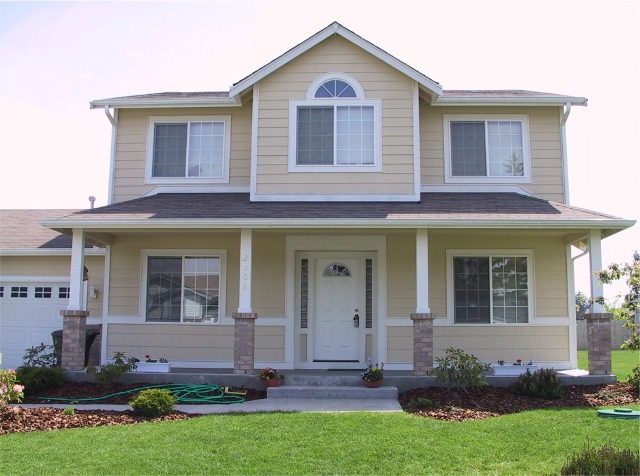
#> input picture Computer Vision/clab-2/Task1/Harris_3.jpg, 640 x 476 px, given in place of Harris_2.pgm, which was not available
$ python harris.py
#> lines starting #> are read from the running program, lines starting #| are printed output that depends on the picture
"""
CLAB Task-1: Harris Corner Detector
Your name (Your uniID): u6656110
"""

import numpy as np
import cv2


def conv2(img, conv_filter):
    # flip the filter
    f_siz_1, f_size_2 = conv_filter.shape
    conv_filter = conv_filter[range(f_siz_1 - 1, -1, -1), :][:, range(f_siz_1 - 1, -1, -1)]
    pad = (conv_filter.shape[0] - 1) // 2
    result = np.zeros((img.shape))
    img = np.pad(img, ((pad, pad), (pad, pad)), 'constant', constant_values=(0, 0))
    filter_size = conv_filter.shape[0]
    for r in np.arange(img.shape[0] - filter_size + 1):
        for c in np.arange(img.shape[1] - filter_size + 1):
            curr_region = img[r:r + filter_size, c:c + filter_size]
            curr_result = curr_region * conv_filter
            conv_sum = np.sum(curr_result)  # Summing the result of multiplication.
            result[r, c] = conv_sum  # Saving the summation in the convolution layer feature map.

    return result


def fspecial(shape=(3, 3), sigma=0.5):
    m, n = [(ss - 1.) / 2. for ss in shape]
    y, x = np.ogrid[-m:m + 1, -n:n + 1]
    h = np.exp(-(x * x + y * y) / (2. * sigma * sigma))
    h[h < np.finfo(h.dtype).eps * h.max()] = 0
    sumh = h.sum()
    if sumh != 0:
        h /= sumh
    return h


# Parameters, add more if needed
sigma = 2
thresh = 0.01
k = 0.04
# Derivative masks
dx = np.array([[-1, 0, 1], [-1, 0, 1], [-1, 0, 1]])
dy = dx.transpose()
import matplotlib.pyplot as plt

bw = plt.imread('Harris_2.pgm')
#> bw is the input picture: shape (476, 640, 3); mean R, G, B 155, 157, 150.1
#bw = cv2.cvtColor(bw, cv2.COLOR_RGB2GRAY)
bw = np.array(bw * 255, dtype=int)
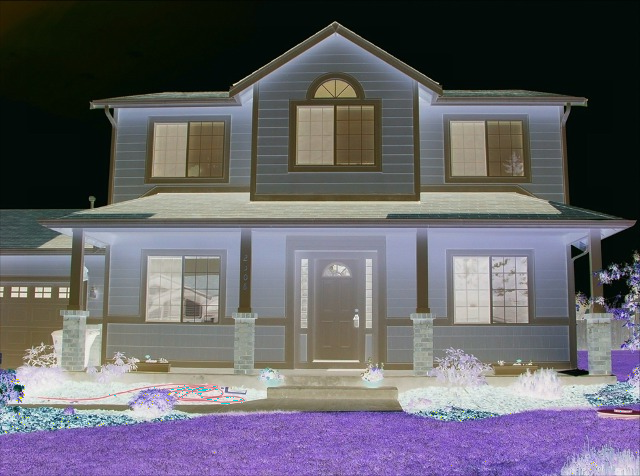
#> bw: shape (476, 640, 3) int64; mean R, G, B 100.9, 99, 105.9
#computer x and y derivatives of image
#> (the run stopped early here; a loop or call above may not have finished)

$ run again, on Computer Vision/clab-2/Task1/Harris_4.jpg
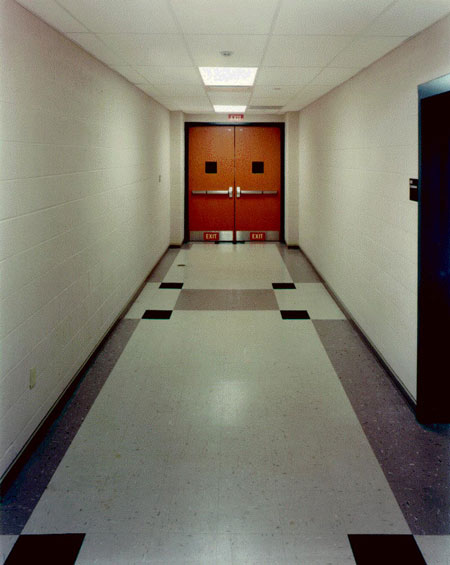
#> input picture Computer Vision/clab-2/Task1/Harris_4.jpg, 450 x 565 px, given in place of Harris_2.pgm, which was not available
#> bw is the input picture: shape (565, 450, 3); mean R, G, B 126.5, 122.4, 109.2
#> `bw = np.array(bw * 255, dtype=int)`:
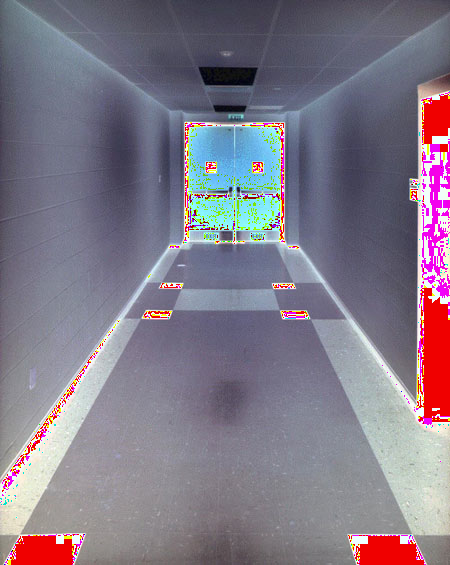
#> bw: shape (565, 450, 3) int64; mean R, G, B 129.4, 121.5, 135.8
